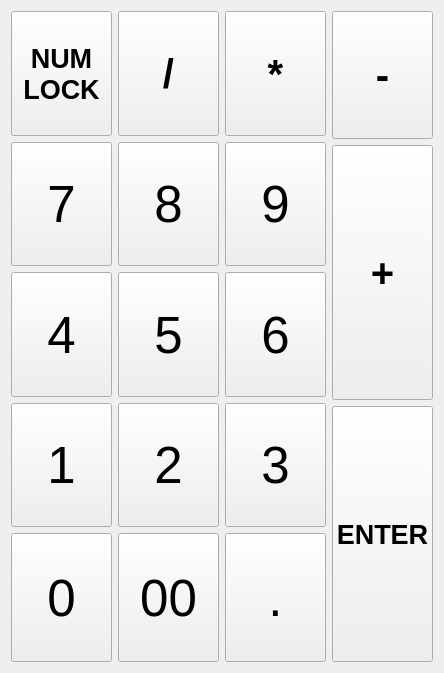
<?xml version="1.0" encoding="UTF-8"?>
<ui version="4.0">
 <class>Num_KeyBoard</class>
 <widget class="QWidget" name="Num_KeyBoard">
  <property name="geometry">
   <rect>
    <x>0</x>
    <y>0</y>
    <width>444</width>
    <height>673</height>
   </rect>
  </property>
  <property name="windowTitle">
   <string>Form</string>
  </property>
  <layout class="QGridLayout" name="gridLayout" rowstretch="4,1">
   <item row="0" column="0">
    <layout class="QVBoxLayout" name="verticalLayout">
     <item>
      <widget class="QPushButton" name="NUMLOCK_BTN">
       <property name="sizePolicy">
        <sizepolicy hsizetype="Preferred" vsizetype="Preferred">
         <horstretch>0</horstretch>
         <verstretch>0</verstretch>
        </sizepolicy>
       </property>
       <property name="font">
        <font>
         <pointsize>20</pointsize>
         <weight>75</weight>
         <bold>true</bold>
        </font>
       </property>
       <property name="text">
        <string>NUM
LOCK</string>
       </property>
      </widget>
     </item>
     <item>
      <widget class="QPushButton" name="NUM7_BTN">
       <property name="sizePolicy">
        <sizepolicy hsizetype="Preferred" vsizetype="Preferred">
         <horstretch>0</horstretch>
         <verstretch>0</verstretch>
        </sizepolicy>
       </property>
       <property name="font">
        <font>
         <pointsize>38</pointsize>
        </font>
       </property>
       <property name="text">
        <string>7</string>
       </property>
      </widget>
     </item>
     <item>
      <widget class="QPushButton" name="NUM4_BTN">
       <property name="sizePolicy">
        <sizepolicy hsizetype="Preferred" vsizetype="Preferred">
         <horstretch>0</horstretch>
         <verstretch>0</verstretch>
        </sizepolicy>
       </property>
       <property name="font">
        <font>
         <pointsize>38</pointsize>
        </font>
       </property>
       <property name="text">
        <string>4</string>
       </property>
      </widget>
     </item>
     <item>
      <widget class="QPushButton" name="NUM1_BTN">
       <property name="sizePolicy">
        <sizepolicy hsizetype="Preferred" vsizetype="Preferred">
         <horstretch>0</horstretch>
         <verstretch>0</verstretch>
        </sizepolicy>
       </property>
       <property name="font">
        <font>
         <pointsize>38</pointsize>
        </font>
       </property>
       <property name="text">
        <string>1</string>
       </property>
      </widget>
     </item>
    </layout>
   </item>
   <item row="0" column="1">
    <layout class="QVBoxLayout" name="verticalLayout_2">
     <item>
      <widget class="QPushButton" name="SLANT_BTN">
       <property name="sizePolicy">
        <sizepolicy hsizetype="Preferred" vsizetype="Preferred">
         <horstretch>0</horstretch>
         <verstretch>0</verstretch>
        </sizepolicy>
       </property>
       <property name="font">
        <font>
         <pointsize>30</pointsize>
         <weight>75</weight>
         <bold>true</bold>
        </font>
       </property>
       <property name="text">
        <string>/</string>
       </property>
      </widget>
     </item>
     <item>
      <widget class="QPushButton" name="NUM8_BTN">
       <property name="sizePolicy">
        <sizepolicy hsizetype="Preferred" vsizetype="Preferred">
         <horstretch>0</horstretch>
         <verstretch>0</verstretch>
        </sizepolicy>
       </property>
       <property name="font">
        <font>
         <pointsize>38</pointsize>
        </font>
       </property>
       <property name="text">
        <string>8</string>
       </property>
      </widget>
     </item>
     <item>
      <widget class="QPushButton" name="NUM5_BTN">
       <property name="sizePolicy">
        <sizepolicy hsizetype="Preferred" vsizetype="Preferred">
         <horstretch>0</horstretch>
         <verstretch>0</verstretch>
        </sizepolicy>
       </property>
       <property name="font">
        <font>
         <pointsize>38</pointsize>
        </font>
       </property>
       <property name="text">
        <string>5</string>
       </property>
      </widget>
     </item>
     <item>
      <widget class="QPushButton" name="NUM2_BTN">
       <property name="sizePolicy">
        <sizepolicy hsizetype="Preferred" vsizetype="Preferred">
         <horstretch>0</horstretch>
         <verstretch>0</verstretch>
        </sizepolicy>
       </property>
       <property name="font">
        <font>
         <pointsize>38</pointsize>
        </font>
       </property>
       <property name="text">
        <string>2</string>
       </property>
      </widget>
     </item>
    </layout>
   </item>
   <item row="0" column="2">
    <layout class="QVBoxLayout" name="verticalLayout_3">
     <property name="spacing">
      <number>6</number>
     </property>
     <item>
      <widget class="QPushButton" name="STAR_BTN">
       <property name="sizePolicy">
        <sizepolicy hsizetype="Preferred" vsizetype="Preferred">
         <horstretch>0</horstretch>
         <verstretch>0</verstretch>
        </sizepolicy>
       </property>
       <property name="font">
        <font>
         <pointsize>30</pointsize>
         <weight>75</weight>
         <bold>true</bold>
        </font>
       </property>
       <property name="text">
        <string>*</string>
       </property>
      </widget>
     </item>
     <item>
      <widget class="QPushButton" name="NUM9_BTN">
       <property name="sizePolicy">
        <sizepolicy hsizetype="Preferred" vsizetype="Preferred">
         <horstretch>0</horstretch>
         <verstretch>0</verstretch>
        </sizepolicy>
       </property>
       <property name="font">
        <font>
         <pointsize>38</pointsize>
        </font>
       </property>
       <property name="text">
        <string>9</string>
       </property>
      </widget>
     </item>
     <item>
      <widget class="QPushButton" name="NUM6_BTN">
       <property name="sizePolicy">
        <sizepolicy hsizetype="Preferred" vsizetype="Preferred">
         <horstretch>0</horstretch>
         <verstretch>0</verstretch>
        </sizepolicy>
       </property>
       <property name="font">
        <font>
         <pointsize>38</pointsize>
        </font>
       </property>
       <property name="text">
        <string>6</string>
       </property>
      </widget>
     </item>
     <item>
      <widget class="QPushButton" name="NUM3_BTN">
       <property name="sizePolicy">
        <sizepolicy hsizetype="Preferred" vsizetype="Preferred">
         <horstretch>0</horstretch>
         <verstretch>0</verstretch>
        </sizepolicy>
       </property>
       <property name="font">
        <font>
         <pointsize>38</pointsize>
        </font>
       </property>
       <property name="text">
        <string>3</string>
       </property>
      </widget>
     </item>
    </layout>
   </item>
   <item row="0" column="3" rowspan="2">
    <layout class="QVBoxLayout" name="verticalLayout_4" stretch="1,2,2">
     <property name="spacing">
      <number>6</number>
     </property>
     <item>
      <widget class="QPushButton" name="SUB_BTN">
       <property name="sizePolicy">
        <sizepolicy hsizetype="Preferred" vsizetype="Preferred">
         <horstretch>0</horstretch>
         <verstretch>0</verstretch>
        </sizepolicy>
       </property>
       <property name="font">
        <font>
         <pointsize>30</pointsize>
         <weight>75</weight>
         <bold>true</bold>
        </font>
       </property>
       <property name="text">
        <string>-</string>
       </property>
      </widget>
     </item>
     <item>
      <widget class="QPushButton" name="ADD_BTN">
       <property name="sizePolicy">
        <sizepolicy hsizetype="Preferred" vsizetype="Preferred">
         <horstretch>0</horstretch>
         <verstretch>0</verstretch>
        </sizepolicy>
       </property>
       <property name="font">
        <font>
         <pointsize>30</pointsize>
         <weight>75</weight>
         <bold>true</bold>
        </font>
       </property>
       <property name="text">
        <string>+</string>
       </property>
      </widget>
     </item>
     <item>
      <widget class="QPushButton" name="ENTER_BTN">
       <property name="sizePolicy">
        <sizepolicy hsizetype="Preferred" vsizetype="Preferred">
         <horstretch>0</horstretch>
         <verstretch>0</verstretch>
        </sizepolicy>
       </property>
       <property name="font">
        <font>
         <pointsize>20</pointsize>
         <weight>75</weight>
         <bold>true</bold>
        </font>
       </property>
       <property name="text">
        <string>ENTER</string>
       </property>
      </widget>
     </item>
    </layout>
   </item>
   <item row="1" column="0" colspan="3">
    <layout class="QHBoxLayout" name="horizontalLayout">
     <item>
      <widget class="QPushButton" name="NUM0_BTN">
       <property name="sizePolicy">
        <sizepolicy hsizetype="Preferred" vsizetype="Preferred">
         <horstretch>0</horstretch>
         <verstretch>0</verstretch>
        </sizepolicy>
       </property>
       <property name="font">
        <font>
         <pointsize>38</pointsize>
        </font>
       </property>
       <property name="text">
        <string>0</string>
       </property>
      </widget>
     </item>
     <item>
      <widget class="QPushButton" name="DOUBLE0_BTN">
       <property name="sizePolicy">
        <sizepolicy hsizetype="Preferred" vsizetype="Preferred">
         <horstretch>0</horstretch>
         <verstretch>0</verstretch>
        </sizepolicy>
       </property>
       <property name="font">
        <font>
         <pointsize>38</pointsize>
        </font>
       </property>
       <property name="text">
        <string>00</string>
       </property>
      </widget>
     </item>
     <item>
      <widget class="QPushButton" name="POINT_BTN">
       <property name="sizePolicy">
        <sizepolicy hsizetype="Preferred" vsizetype="Preferred">
         <horstretch>0</horstretch>
         <verstretch>0</verstretch>
        </sizepolicy>
       </property>
       <property name="font">
        <font>
         <pointsize>38</pointsize>
        </font>
       </property>
       <property name="text">
        <string>.</string>
       </property>
      </widget>
     </item>
    </layout>
   </item>
  </layout>
 </widget>
 <resources/>
 <connections/>
</ui>
